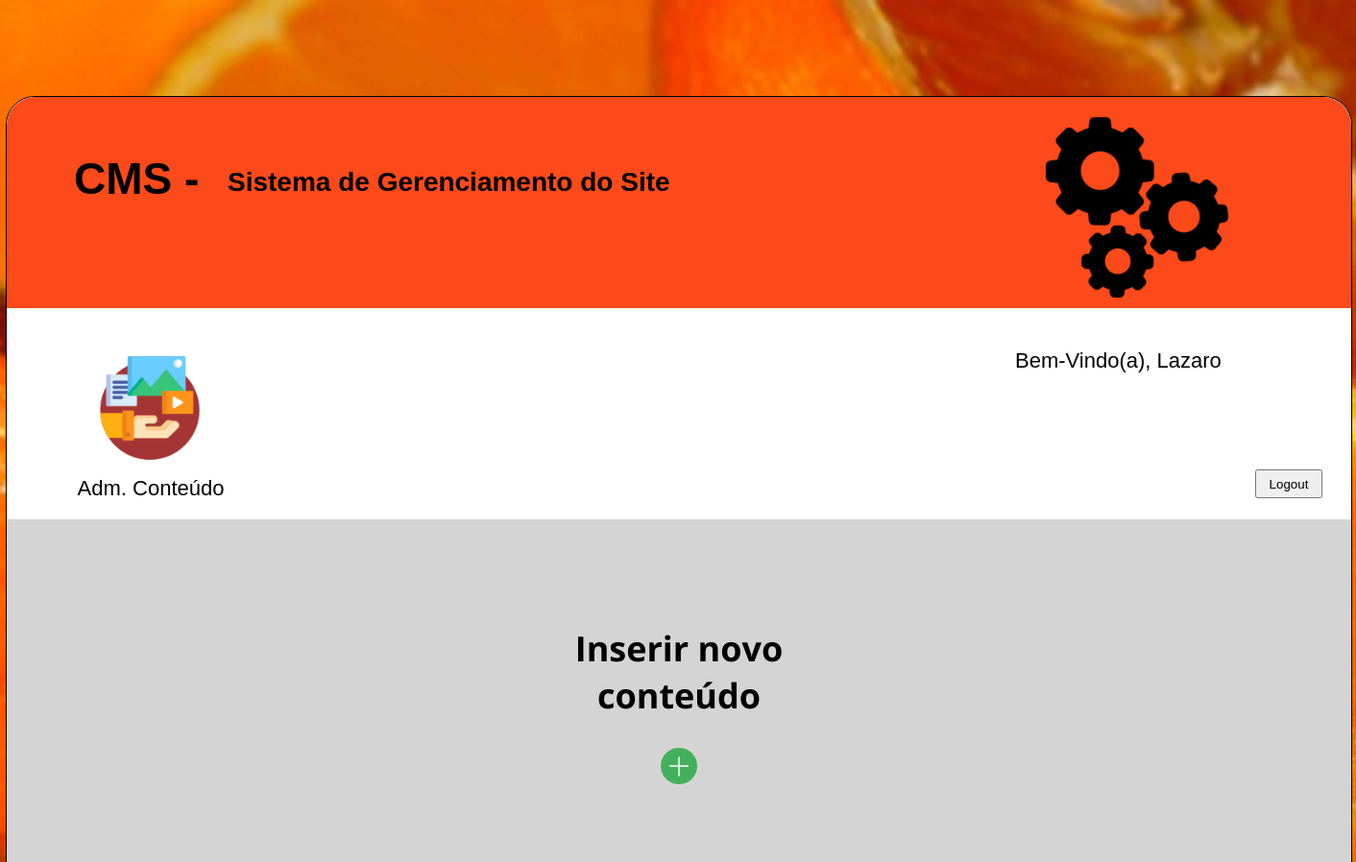
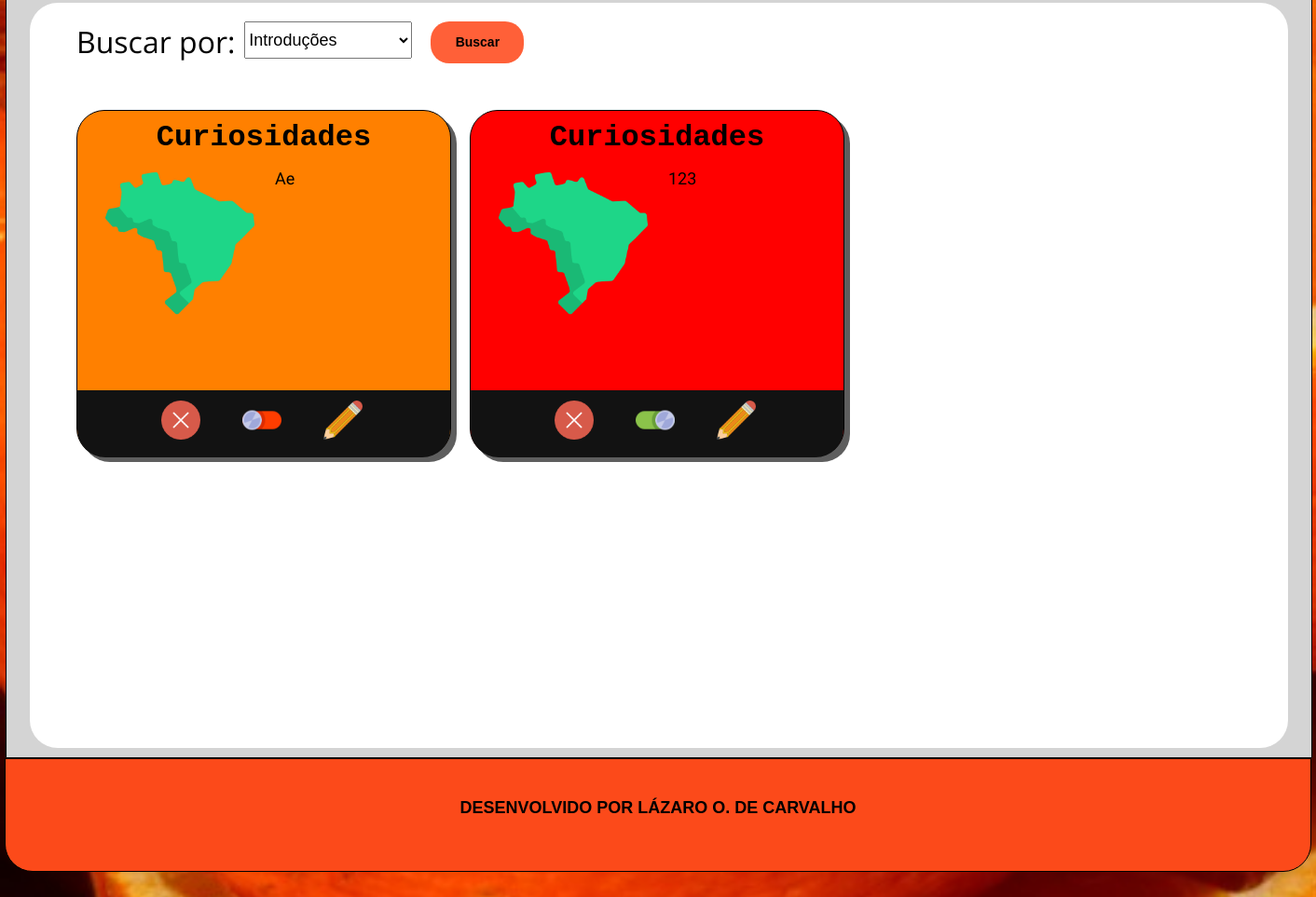
Screenshot of /cms/admCuriosidades.php (signed in) with the database file from the repository (2 pictures, top to bottom).
### tables this page shows
CREATE TABLE `tblusuarios` (
  `id` int(11) NOT NULL AUTO_INCREMENT,
  `usuario` varchar(50) DEFAULT NULL,
  `nome` varchar(50) DEFAULT NULL,
  `email` varchar(50) DEFAULT NULL,
  `senha` varchar(50) DEFAULT NULL,
  `codnivel` int(11) DEFAULT NULL,
  `status` tinyint(1) DEFAULT NULL,
  PRIMARY KEY (`id`),
  KEY `codnivel` (`codnivel`),
  CONSTRAINT `tblusuarios_ibfk_1` FOREIGN KEY (`codnivel`) REFERENCES `tblniveis` (`id`)
);

CREATE TABLE `introducao_curiosidades` (
  `id` int(11) NOT NULL AUTO_INCREMENT,
  `titulo` varchar(100) DEFAULT NULL,
  `texto` varchar(1200) DEFAULT NULL,
  `imagem` varchar(100) DEFAULT NULL,
  `cor_fundo` varchar(50) DEFAULT NULL,
  `status` tinyint(4) DEFAULT NULL,
  `cor_texto` varchar(10) DEFAULT NULL,
  PRIMARY KEY (`id`)
);

### cms/admCuriosidades.php (the view, shortened to what this page needs)
<?php
    require_once('modulos/footer.php');
    require_once('modulos/funcoes.php');
    $conexao = conexaoMysql();
    $nomeTabela = "introducao_curiosidades";
    $introducoesSelected = (string) "";
    $elementoHtmlPermissoes = permissoesUsuario($conexao, $_SESSION['id_usuario']);
?>
<!DOCTYPE html>
<html lang="pt-br">
    <head>
        <link type="text/css" rel="stylesheet" href="css/style.css">
    </head>
    <body>
        <div class="imagem_fundo">
            <section class="cms">
                <div class="conteudo center">
                    <div class="container_cms center">
                        <div class='container_cabecalho_cms'>
                            <div class='cms_titulo'>
                                <div class='container_titulo'>
                                    <div class='titulo'>
                                        <div class='cont_titulo'>
                                            <h1 class='titulo_style'> CMS - </h1>
                                        </div>
                                        <div class='cms_subtitulo'>
                                            <h2 class='subtitulo_style'>
                                                Sistema de Gerenciamento do Site
                                            </h2>
                                        </div>
                                    </div>
                                </div>
                                <div class='cms_imagem'>
                                </div>
                            </div>
                            <div class='cms_menu'>
                                <?=$elementoHtmlPermissoes;?>
                                <div class='container_logout'>
                                    <p class='text_logout'>
                                    <?php
                                        $sql = "SELECT * FROM tblusuarios WHERE id = ".$_SESSION['id_usuario'];
                                        $select = mysqli_query($conexao, $sql);
                                        if($rsUsuario = mysqli_fetch_array($select))
                                        {
                                    ?>
                                        Bem-Vindo(a), <?=$rsUsuario['nome'];?>
                                    <?php } ?>
                                    </p>
                                    <form name='frmformulario' method='post' action='bd/logout.php' class='input_logout'>
                                        <input name="btnLogout" type='submit' value='Logout' class='button_logout'>
                                    </form>
                                </div>
                            </div>
                        </div>
                        <div class="cms_conteudo" id="adm_curiosidades">
                            <div class="novo-conteudo txt-center center">
                                <h1 class="center title-medio">Inserir novo conteúdo</h1>
                                <img class="new-icon add-conteudo center" src="icons/plus.png">
                            </div>
                            <div class="container-table center">
                                <div class="container-label">
                                    <form name="frmFiltro" method="get" action="admCuriosidades.php">
                                        <label class="label-medio float-left">Buscar por: </label>
                                        <select name="select-curiosidades" class="slc-curiosidades float-left">
                                            <option value="introducao_curiosidades" <?=$introducoesSelected?>>
                                                Introduções
                                            </option>
                                        </select>
                                        <input type="submit" name="submitFiltro" value="Buscar" class="btn-buscar float-left">
                                    </form>
                                <div>
                                <div class="container-cards">
                                    <?php
                                        $sql = "SELECT * FROM ".$nomeTabela;
                                        $select = mysqli_query($conexao, $sql);
                                    while($rsConteudo = mysqli_fetch_array($select))
                                    {
                                        if($nomeTabela == "introducao_curiosidades")
                                        {
                                    ?>
                                        <div class="cont-card" style="background-color: <?=$rsConteudo['cor_fundo']?>">
                                            <div class="card-conteudo">
                                                <h1 class="card-title txt-center" style="color: <?=$rsConteudo['cor_texto']?>"><?=$rsConteudo['titulo']?></h1>
                                                <div class="cont-card-conteudo">
                                                    <div class="cont-card-img">
                                                        <img src="bd/arquivos/<?=$rsConteudo['imagem']?>" class="card-img">
                                                    </div>
                                                    <div class="card-text" style="color: <?=$rsConteudo['cor_texto']?>">
                                                        <?=$rsConteudo['texto']?>
                                                    </div>
                                                </div>
                                            </div>
                                            <div class="card-opcoes">
                                                <div class="cont-opcoes-icon">
                                                    <div class="cont-icon">
                                                        <a onclick="return confirm('Deseja realmente remover este conteúdo da página?')" href="bd/excluirConteudo.php?codigo=<?=$rsConteudo['id']?>&tabela=<?=$nomeTabela?>&pagina=admCuriosidades.php">
                                                            <img class="card-opcoes-icon" src="icons/error.png">
                                                        </a>
                                                    </div>
                                                    <div class="cont-icon">
                                                        <?php
                                                            if($rsConteudo['status'] == 1) {
                                                        ?>
                                                            <a href="bd/statusConteudoUnico.php?codigo=<?=$rsConteudo['id']?>&status=<?=$rsConteudo['status']?>&tabela=<?=$nomeTabela?>&pagina=admCuriosidades.php">
                                                                <img class="card-opcoes-icon" src="icons/toggle-on-48.png">
                                                        <?php } else {?>
                                                            <a href="bd/statusConteudoUnico.php?codigo=<?=$rsConteudo['id']?>&status=<?=$rsConteudo['status']?>&tabela=<?=$nomeTabela?>&pagina=admCuriosidades.php">
                                                                <img class="card-opcoes-icon" src="icons/toggle-off-48.png">
                                                        <?php } ?>
                                                    </div>
                                                    <div class="cont-icon">
                                                        <a class="btn-editar" onclick="resgatarDados(<?=$rsConteudo['id']?>)">
                                                            <img class="card-opcoes-icon" src="icons/edit.png">
                                                        </a>
                                                    </div>
                                                </div>
                                            </div>
                                        </div>
                                    <?php } } ?>
                                </div>
                            </div>
                        </div>
                    </div>
                </div>
            </section>
            <?=$footer;?>
        </div>
    </body>
</html>

### rows the page displays
tblusuarios: nome "Lazaro"
introducao_curiosidades: titulo "Curiosidades", imagem (picture), texto "Ae", status 0 (drawn)
introducao_curiosidades: titulo "Curiosidades", imagem (picture), texto "123", status 1 (drawn)
